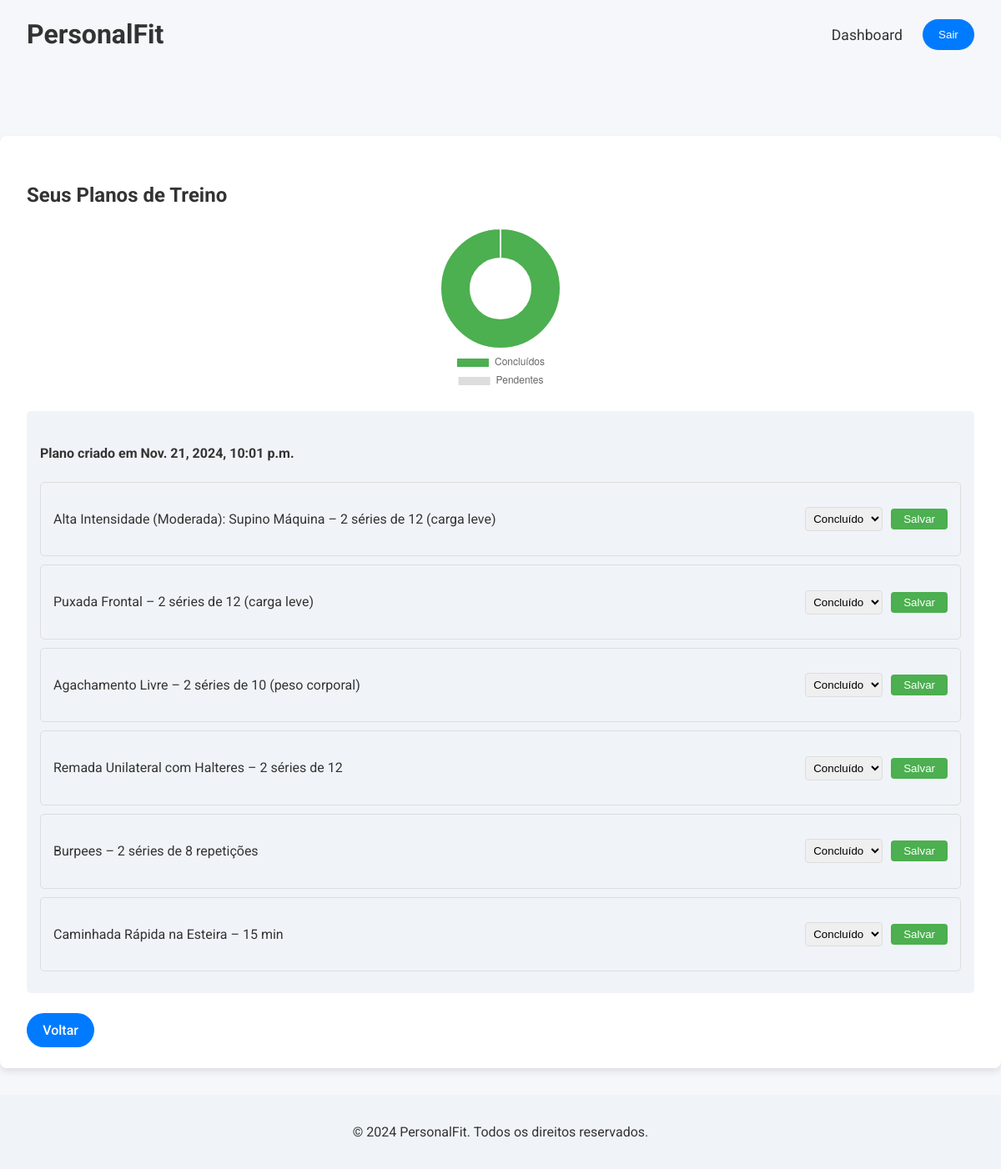
Page /student-dashboard/training-plans/ (signed in) on the committed database.
### pe_evaluation/models.py (models this page shows, shortened)
class TrainingPlan(models.Model):
    student = models.ForeignKey(Student, on_delete=models.CASCADE, related_name='training_plans')
    plan_details = models.TextField()
    created_at = models.DateTimeField(auto_now_add=True)

class ExerciseStatus(models.Model):
    training_plan = models.ForeignKey(TrainingPlan, on_delete=models.CASCADE, related_name='exercise_statuses')
    exercise_description = models.TextField()
    status = models.CharField(max_length=10, choices=[('pending', 'Pendente'), ('completed', 'Concluído')], default='pending')
    created_at = models.DateTimeField(auto_now_add=True)

### pe_evaluation/views.py (the view)
# urls.py: path('student-dashboard/training-plans/', views.student_training_plans, name='student_training_plans'),
@login_required
def student_training_plans(request):
    student = request.user.student
    training_plans = TrainingPlan.objects.filter(student=student)
    for plan in training_plans:
        exercises = [ex.strip() for ex in plan.plan_details.split(',') if ex.strip()]
        for exercise in exercises:
            ExerciseStatus.objects.get_or_create(
                training_plan=plan,
                exercise_description=exercise,
                defaults={'status': 'pending'}
            )
    return render(request, 'student_training_plans.html', {'training_plans': training_plans})

### pe_evaluation/templates/student_training_plans.html (shortened to what this page needs)
{% extends 'base.html' %}
{% load static %}
{% block content %}
<section class="section-modern">
    <div class="dashboard-container">
        <h2>Seus Planos de Treino</h2>
        <div class="progress-chart-container">
            <canvas id="trainingProgress"></canvas>
        </div>
        <div class="training-plans">
            {% for plan in training_plans %}
                <div class="plan-item">
                    <h4>Plano criado em {{ plan.created_at }}</h4>
                    {% for exercise_status in plan.exercise_statuses.all %}
                        <div class="exercise-item">
                            <p>{{ exercise_status.exercise_description }}</p>
                            <div class="exercise-controls">
                                <select class="status-select" data-exercise-id="{{ exercise_status.id }}">
                                    <option value="completed" {% if exercise_status.status == 'completed' %}selected{% endif %}>Concluído</option>
                                </select>
                                <button class="btn btn-save" onclick="saveExerciseStatus({{ exercise_status.id }})">Salvar</button>
                            </div>
                        </div>
                    {% endfor %}
                </div>
            {% empty %}
                <p>Nenhum plano de treino atribuído ainda.</p>
            {% endfor %}
        </div>
        <a href="{% url 'student_dashboard' %}" class="btn">Voltar</a>
    </div>
</section>
<script>
function createProgressChart() {
    const exercises = document.querySelectorAll('.status-select');
    let completed = 0;
    let pending = 0;
    exercises.forEach(select => {
        if (select.value === 'completed') {
            completed++;
        } else {
            pending++;
        }
    });
    const ctx = document.getElementById('trainingProgress').getContext('2d');
    new Chart(ctx, {
        type: 'doughnut',
        data: {
            labels: ['Concluídos', 'Pendentes'],
            datasets: [{
                data: [completed, pending],
                backgroundColor: ['#4CAF50', '#ddd'],
            }]
        },
        options: {
            responsive: true,
            maintainAspectRatio: true,
            plugins: {
                legend: {
                    position: 'bottom'
                }
            }
        }
    });
}
function saveExerciseStatus(exerciseId) {
    const select = document.querySelector(`select[data-exercise-id="${exerciseId}"]`);
    const status = select.value;
    fetch('{% url "update_exercise_status" %}', {
        method: 'POST',
        headers: {
            'Content-Type': 'application/x-www-form-urlencoded',
            'X-CSRFToken': '{{ csrf_token }}'
        },
        body: `exercise_id=${exerciseId}&status=${status}`
    })
    .then(response => response.json())
    .then(data => {
        if (data.status === 'success') {
            const chartInstance = Chart.getChart('trainingProgress');
            if (chartInstance) {
                chartInstance.destroy();
            }
            createProgressChart();
            alert('Treino realizado com sucesso!');
        } else {
            alert('Erro ao atualizar status.');
        }
    });
}
document.addEventListener('DOMContentLoaded', createProgressChart);
</script>
{% endblock %}

### pe_evaluation/static/css/style.css (style rules this page uses)
body { margin: 0; font-family: 'Roboto', sans-serif; color: #333; line-height: 1.6; background-color: #f5f7fa; display: flex; flex-direction: column; min-height: 100vh; }
.btn { background-color: #007BFF; color: #fff; padding: 0.7rem 1.2rem; border: none; border-radius: 50px; cursor: pointer; text-decoration: none; font-weight: 500; transition: background-color 0.3s; }
.dashboard-container { max-width: 1200px; margin: 5rem auto 2rem auto; padding: 2rem; background: #fff; border-radius: 8px; box-shadow: 0 4px 8px rgba(0, 0, 0, 0.1); }
.dashboard-info, .training-plans { margin-bottom: 2rem; }
.plan-item { background-color: #f0f4f8; padding: 1rem; border-radius: 5px; margin-bottom: 1rem; }

### pe_evaluation/templates/student_training_plans.html (style rules this page uses)
.exercise-item { border: 1px solid #ddd; padding: 15px; margin-bottom: 10px; border-radius: 5px; display: flex; justify-content: space-between; align-items: center; }
.exercise-controls { display: flex; gap: 10px; align-items: center; }
.status-select { padding: 5px; border-radius: 4px; border: 1px solid #ddd; }
.btn-save { background-color: #4CAF50; color: white; padding: 5px 15px; border: none; border-radius: 4px; cursor: pointer; }
.progress-chart-container { width: 200px; margin: 20px auto; }

### rows in the picture
TrainingPlan: created_at "Nov. 21, 2024, 10:01 p.m."
ExerciseStatus: exercise_description "Alta Intensidade (Moderada): Supino Máquina – 2 séries de 12 (carga leve)", status+id "Concluído"
ExerciseStatus: exercise_description "Puxada Frontal – 2 séries de 12 (carga leve)", status+id "Concluído"
ExerciseStatus: exercise_description "Agachamento Livre – 2 séries de 10 (peso corporal)", status+id "Concluído"
ExerciseStatus: exercise_description "Remada Unilateral com Halteres – 2 séries de 12", status+id "Concluído"
ExerciseStatus: exercise_description "Burpees – 2 séries de 8 repetições", status+id "Concluído"
ExerciseStatus: exercise_description "Caminhada Rápida na Esteira – 15 min", status+id "Concluído"
